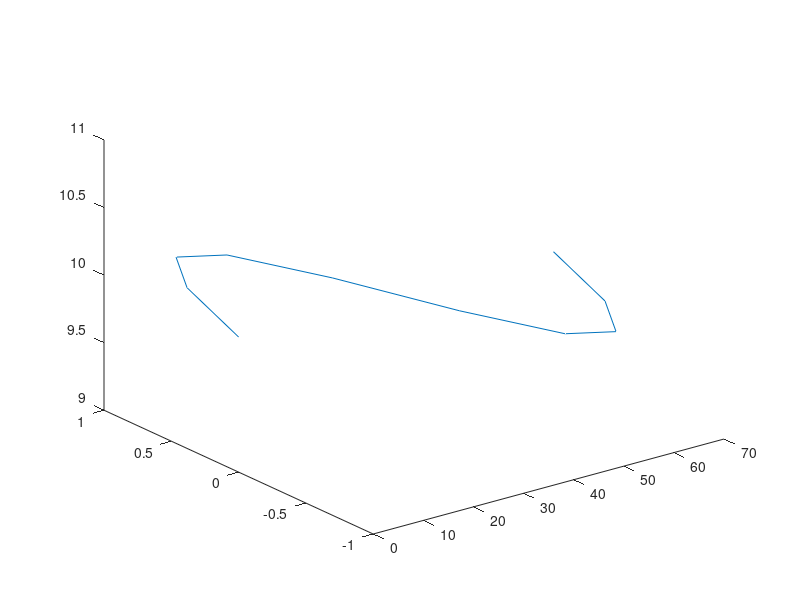

Source code (MATLAB): (Note: this script raises an error after producing the figure.)
clc
% Camera trajectory in terms of (x,y,z)
x= linspace (0,2*pi*10,10);
y= sin(x);
z= ones(1,10)*10;

%plot of the camera trajectory
ylabel('y');
xlabel('x');
zlabel('z');
plot3(x,y,z);

% Form a matrix out of all the positions of the camera trajectory
mat_g =zeros(10,3);
for i = 1:10
    mat_g(i,1) =x(i);
    mat_g(i,2) =y(i);
    mat_g(i,3) =z(i);
end

% Transformation from initial camera position/origin to the board.Given the
% Translation and Rotation(radians) from the origin 
O_T_B = makehgtform('translate',[1 2 3],'xrotate',0,'yrotate',0,'zrotate',0);

%Transformation of other camera postions wrt board in the form a matrix
mat_l =zeros(4,4,10);

for i= 1:10
    if mat_g(i,1)==0
        ang=0;
    else
        ang=atan(mat_g(i,2)/mat_g(i,1));
    end
    M = makehgtform('translate',mat_g(i,:),'xrotate',0,'yrotate',ang,'zrotate',0);
    mat_l(:,:,i) =M;
    
end


%{
figure;
hold on;
ylabel('Location');
ylim([0,50]);
xlabel('Time');
xlim([0,length(detectedLocations)]);
kalman = [];
for idx = 1: length(detectedLocations)
   location = detectedLocations{idx};
   if isempty(kalman)
     if ~isempty(location)

       stateModel = [1 1;0 1];
       measurementModel = [1 0];
       kalman = vision.KalmanFilter(stateModel,measurementModel,'ProcessNoise',1e-4,'MeasurementNoise',4);
      kalman.State = [location, 0];
     end
   else
     trackedLocation = predict(kalman);
     if ~isempty(location)
       plot(idx, location,'k+');
      d = distance(kalman,location);
       title(sprintf('Distance:%f', d));
       trackedLocation = correct(kalman,location);
     else
       title('Missing detection');
     end
     pause(0.2);
     plot(idx,trackedLocation,'ro');
   end
 end
legend('Detected locations','Predicted/corrected locations');


x = 1;
len = 100;
z = x + 0.1 * randn(1,len);


stateTransitionModel = 1;
measurementModel = 1;
obj = vision.KalmanFilter(stateTransitionModel,measurementModel,'StateCovariance',1,'ProcessNoise',1e-5,'MeasurementNoise',1e-2);

z_corr = zeros(1,len);
for idx = 1: len
 predict(obj);
 z_corr(idx) = correct(obj,z(idx));
end



figure, plot(x * ones(1,len),'g-'); 
hold on;
plot(1:len,z,'b+',1:len,z_corr,'r-');
legend('Original signal','Noisy signal','Filtered signal');
%}
